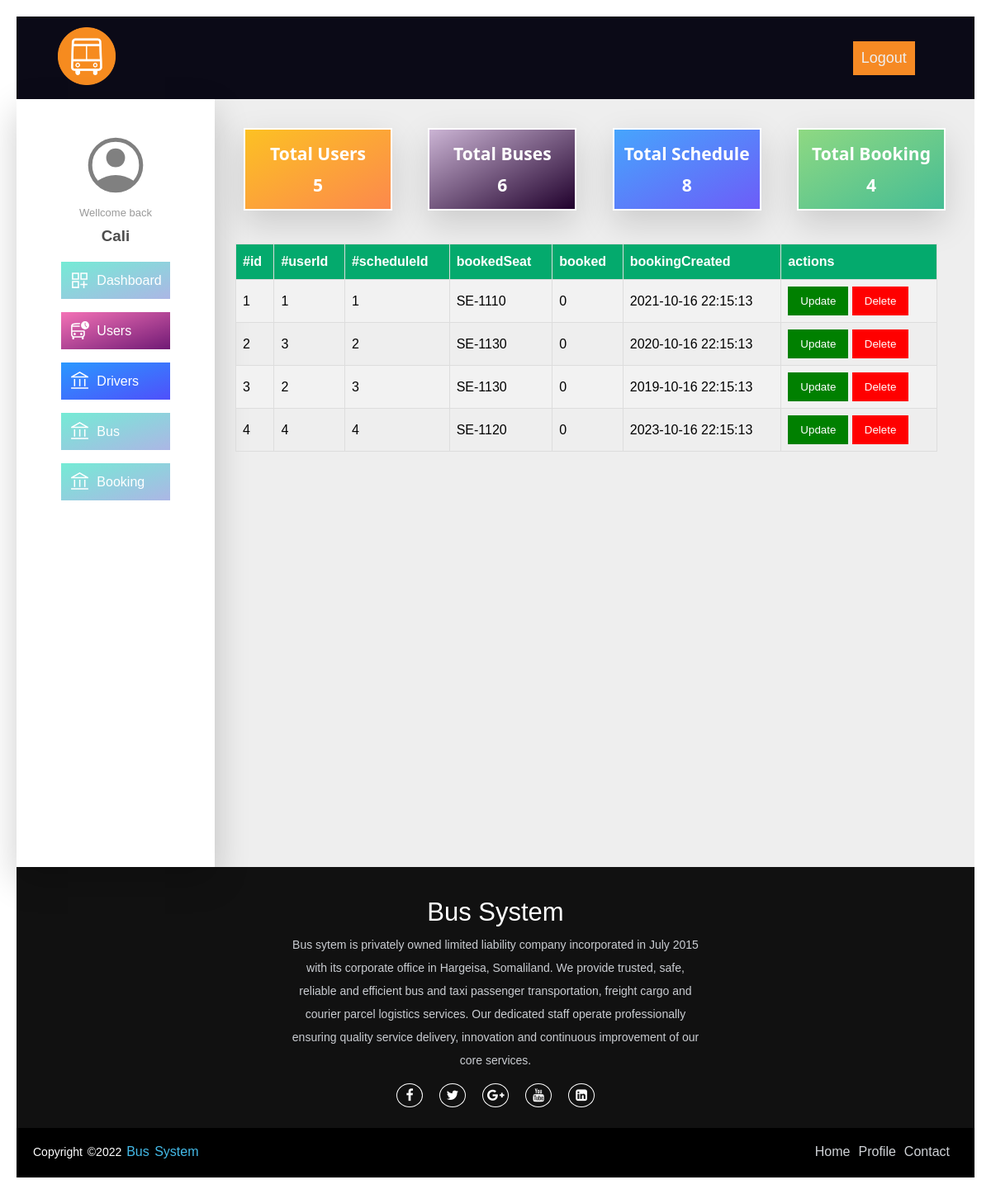
Page /view/admin/booking.php (signed in) on the earlier database version.
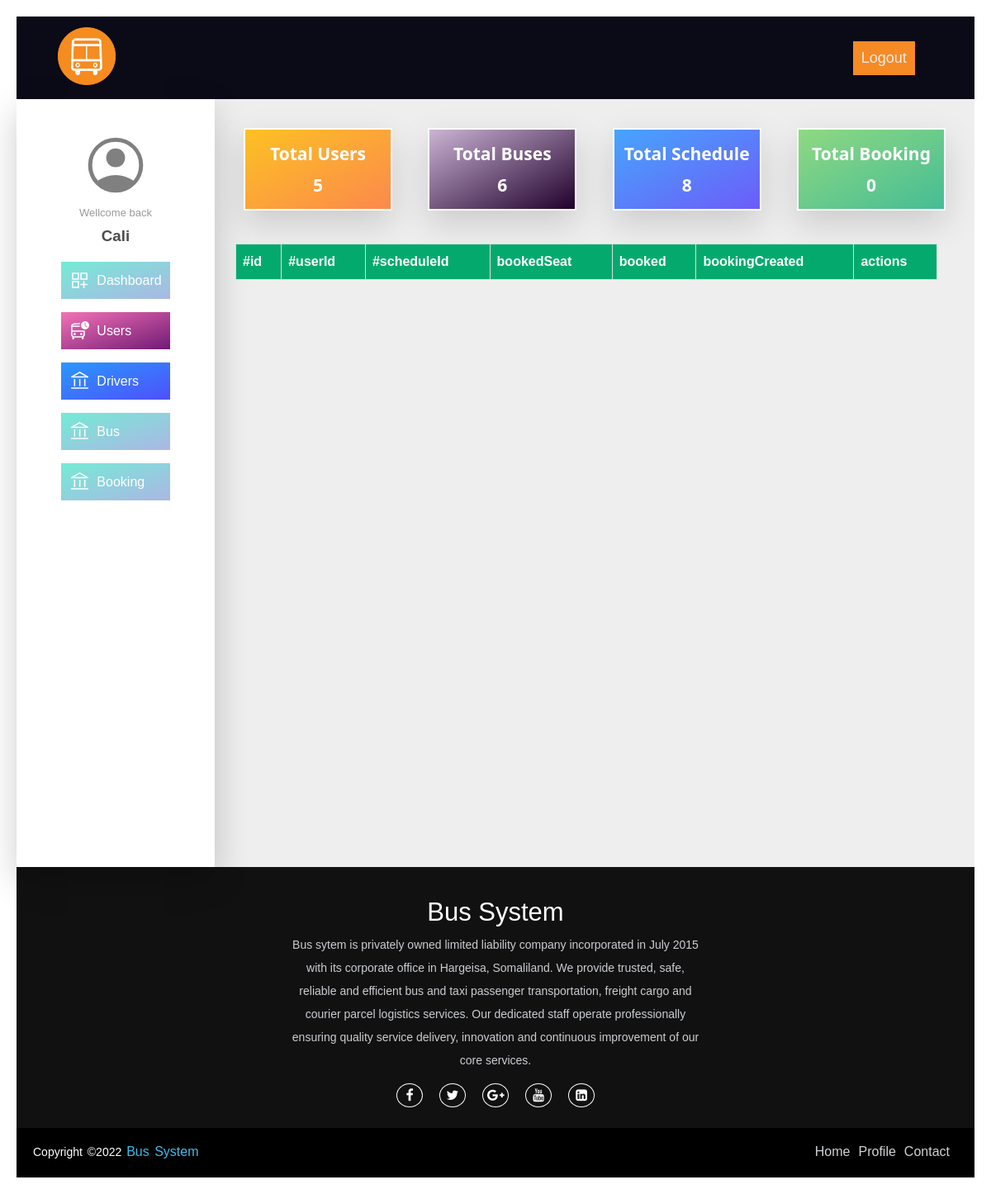
Same page on the later database version.
### tables this page shows
CREATE TABLE `users` (
  `id` int NOT NULL primary key auto_increment,
  `firstname` varchar(255) NOT NULL,
  `lastname` varchar(255) NOT NULL,
  `email` varchar(255) NOT NULL,
   `password` varchar(255) NOT NULL,
   `phone` int NOT NULL,
  `imageUrl` varchar(255) NULL,

  `role` varchar(20) NOT NULL
);

CREATE TABLE `bookings` (
  `id` int NOT NULL  primary key auto_increment ,
  `userId` int NOT NULL,
  `scheduleId` int NOT NULL,
  `bookedSeat` varchar(100) NOT NULL,
   `booked` boolean default(0),
  `bookingCreated` datetime DEFAULT CURRENT_TIMESTAMP,
  
  FOREIGN KEY (`scheduleId`) REFERENCES schedule(`id`) ON DELETE CASCADE ON UPDATE CASCADE,
  FOREIGN KEY (`userId`) REFERENCES users(`id`) ON DELETE CASCADE ON UPDATE CASCADE
);

### include/autoloader.inc.php (called while the page is built, shortened)
<?php
function myAutoLoader($className)
{
    $baseDir = substr(__DIR__, 0, -7);
    $extension = ".php";
    $classPath = str_replace('\\', DIRECTORY_SEPARATOR, $className);
    $directories = ["models", "controllers", "view", "include"];
    foreach ($directories as $directory) {
        $path = $baseDir . $directory . DIRECTORY_SEPARATOR . $classPath . $extension;
        if (file_exists($path)) {
            return;
        }
    }
}

### models/userModel.php (called while the page is built, shortened)
<?php
class userModel extends Database
{
    public static function findById($id)
    {
        $query = "SELECT * FROM users WHERE id = ?";
        $stm = parent::$connection->prepare($query);
        $stm->execute([$id]);
        $reselt = $stm->get_result();
        $user = [];
        while ($row = $reselt->fetch_assoc()) {
            $user[] = $row;
        }
        return $user;
    }
     public static function findTotal()
    {
        $query = "SELECT COUNT(id) FROM users";
        $stm = self::$connection->query($query);
        return $stm->fetch_column();
    }
}

### controllers/userController.php (called while the page is built, shortened)
<?php
class UserController extends UserModel
{
    public static function getUserById($id)
    {
        $user = self::findById($id);
        return $user;
    }
    public static function getToCountUser()
    {
        return self::findTotal();
    }
}

### models/busModel.php (called while the page is built, shortened)
<?php
class BusModel extends Database
{
    public static function findTotal()
    {
        $query = "SELECT COUNT(id) FROM bus";
        $stm = self::$connection->query($query);
        return $stm->fetch_column();
    }
}

### controllers/busController.php (called while the page is built, shortened)
<?php
class BusController extends BusModel
{
    public static function getToCountBus()
    {
        return self::findTotal();
    }
}

### models/scheduleModel.php (called while the page is built, shortened)
<?php
class ScheduleModel extends Database
{
    public static function findTotal()
    {
        $query = "SELECT COUNT(id) FROM schedule";
        $stm = self::$connection->query($query);
        return $stm->fetch_column();
    }
}

### controllers/scheduleController.php (called while the page is built, shortened)
<?php
class ScheduleController extends ScheduleModel
{
    public static function getToCountSchedule()
    {
        return self::findTotal();
    }
}

### models/bookModel.php (called while the page is built, shortened)
<?php
class BookModel extends Database
{
    public static function findAll()
    {
        $query = "SELECT * FROM bookings";
        $stm = parent::$connection->query($query);
        $drivers = [];
        while ($row = $stm->fetch_assoc()) {
            $drivers[] = $row;
        }
        return $drivers;
    }
    public static function findTotal()
    {
        $query = "SELECT COUNT(id) FROM bookings";
        $stm = self::$connection->query($query);
        return $stm->fetch_column();
    }
}

### controllers/bookController.php (called while the page is built, shortened)
<?php
class BookController extends BookModel
{
    public static function getAllBooking()
    {
        return self::findAll();
    }
    public static function getToCountBooking()
    {
        return self::findTotal();
    }
}

### view/admin/booking.php (the view, shortened to what this page needs)
<!DOCTYPE html>
<html lang="en">
  <head>
     <link rel="stylesheet" href="../css/home.css?v=<?php echo time(); ?>" />
    <link rel="stylesheet" href="../css/header.css?v=<?php echo time(); ?>" />
    <link rel="stylesheet" href="../css/card.css" />
    <link rel="stylesheet" href="../css/button.css" />
    <link rel="stylesheet" href="../css/footer.css" />
    <link rel="stylesheet" href="../css/ticket.css" />
    <link rel="stylesheet" href="../css/cleintdashboard.css?v=<?php echo time(); ?>" />
    <link rel="stylesheet" href="../css/index.css?v=<?php echo time(); ?>" />
    <link rel="stylesheet" href="../css/alertmsg.css?v=<?php echo time(); ?>" />
    <link rel="stylesheet" href="../css/table.css?v=<?php echo time(); ?>" />
   <link
      rel="stylesheet"
      href="https://cdnjs.cloudflare.com/ajax/libs/font-awesome/4.7.0/css/font-awesome.min.css"
    />
  </head>
  <?php
include "../../include/autoloader.inc.php";
$user = UserController::getUserById($_SESSION['MEMBER_ID']);
$username = $user[0]["firstname"];
$userImage = $user[0]["imageUrl"];
$usercount = UserController::getToCountUser();
$buscount = BusController::getToCountBus();
$bookcount = BookController::getToCountBooking();
$schedulecount = ScheduleController::getToCountSchedule();
?>
  <body>
<?php include "../include/adminHeader.php"?>
    <section class="dashboard">
        <div class="dashboard__sidebar " >
<div>
        <div class="dashboard__profile">
          <div class="dashboard__profile__image">
<?php
echo '<img src="../uploads/' . $userImage . '" alt="profile" />';
?>
          </div>
          <p>Wellcome back</p>
            <h3><?php echo $username; ?></h3>
        </div>
      <div class="dashboard__menu">
          <ul>
            <li class="active">
              <a href="./dashboard.php" >
                <img src="../image/dashboard-icon.svg" alt="dashboard" /> dashboard</a
              >
            </li>
            <li>
              <a href="./users.php">
                <img src="../image/myticket.svg" alt="myticket" /> Users</a
              >
            </li>
            <li>
              <a href="./drivers.php">
                <img src="../image/account.svg" alt="accountbank" />
                Drivers</a
              >
            </li>
            <li>
              <a href="./buses.php">
                <img src="../image/account.svg" alt="accountbank" />
                Bus</a
              >
            </li>
            <li>
              <a href="./booking.php">
                <img src="../image/account.svg" alt="accountbank" />
                Booking</a
              >
            </li>
          </ul>
        </div>
</div>
      </div>
      <div class="dashboard__content" >
      <div class="dashboard__summary">
            <div class="dashboard__summary__box">
                <h1>total users</h1>
                <h1><?php echo $usercount ?></h1>
            </div>
            <div class="dashboard__summary__box">
                <h1>total buses</h1>
                <h1><?php echo $buscount; ?></h1>
            </div>
            <div class="dashboard__summary__box">
                <h1>total schedule</h1>
                 <h1><?php echo $schedulecount ?></h1>
            </div>
            <div class="dashboard__summary__box">
                <h1>total Booking</h1>
                <h1><?php echo $bookcount ?></h1>
            </div>
        </div>
      <div class="information">
        <table id="users">
         <tr>
           <th>#id</th>
           <th>#userId</th>
           <th>#scheduleId</th>
           <th>bookedSeat</th>
           <th>booked</th>
           <th>bookingCreated</th>
           <th>actions</th>
        </tr>
<?php
$booking = BookController::getAllBooking();
foreach ($booking as $data) {
    $id = $data["id"];
    $userId = $data["userId"];
    $scheduleId = $data["scheduleId"];
    $bookedSeat = $data["bookedSeat"];
    $booked = $data["booked"];
    $bookingCreated = $data["bookingCreated"];
    ?>
            <tr data-id="<?php echo $id ?>">
            <td><?php echo $id; ?></td>
            <td><?php echo $userId; ?></td>
            <td><?php echo $scheduleId; ?></td>
            <td><?php echo $bookedSeat; ?></td>
            <td><?php echo $booked; ?></td>
            <td><?php echo $bookingCreated; ?></td>
            <td>
                <button type="submit" class="editeBtn" name="update">Update</button>
                <button type="submit" name="deleteBtn" class="deleteBtn">Delete</button>
            </td>
            </tr>
            <?php
}
?>
      </table>
      </div>
    </section>
    <?php include "../include/footer.php" ?>
  </body>
</html>

### view/include/adminHeader.php (shortened to what this page needs)
<header class="header">
    <div class="header__box">
        <a href="./dashboard.php">
        <img src="../image/logo.png" alt="logo" />
        </a>
    </div>
    <div class="header_action">
            <?php
if (!$userImage) {
    $userImage = "IMG-user.svg";
}
?>
        <a href="../../include/logout.inc.php" class="logout">Logout</a>
    </div>
</header>

### view/include/footer.php
<footer>
   <div class="footer-content">
     <h3>Bus System</h3>
     <p>
       Bus sytem is privately owned limited liability company incorporated in
       July 2015 with its corporate office in Hargeisa, Somaliland. We
       provide trusted, safe, reliable and efficient bus and taxi passenger
       transportation, freight cargo and courier parcel logistics services.
       Our dedicated staff operate professionally ensuring quality service
       delivery, innovation and continuous improvement of our core services.
     </p>
     <ul class="socials">
       <li>
         <a href="#"><i class="fa fa-facebook"></i></a>
       </li>
       <li>
         <a href="#"><i class="fa fa-twitter"></i></a>
       </li>
       <li>
         <a href="#"><i class="fa fa-google-plus"></i></a>
       </li>
       <li>
         <a href="#"><i class="fa fa-youtube"></i></a>
       </li>
       <li>
         <a href="#"><i class="fa fa-linkedin-square"></i></a>
       </li>
     </ul>
   </div>
   <div class="footer-bottom">
     <p>copyright &copy;2022 <a href="#">Bus System</a></p>
     <div class="footer-menu">
       <ul class="f-menu">
         <li><a href="">Home</a></li>
         <li><a href="">Profile</a></li>
         <li><a href="">Contact</a></li>
       </ul>
     </div>
   </div>
 </footer>

### view/css/home.css (style rules this page uses)
:root { ---color-primary: #55c57a; ---color-primary-light: #80d671; ---color-primary-dark: #28b485; ---color-secondary-light: #ffb900; ---color-secondary-dark: #ff7730; ---color-tertiary-light: #2998ff; ---color-tertiary-dark: #5643fa; ---color-grey-light-1: #f7f7f7; ---color-grey-light-2: #eee; ---color-grey-dark: #777; ---color-grey-dark-2: #999; ---color-grey-dark-3: #333; ---color-white: #fff; ---color-black: #000; ---default-font-size: 1.6rem; }
html { font-size: 62.5%; }
* { margin: 0; padding: 0; box-sizing: border-box; }
body { font-size: var(---default-font-size); padding: 2rem; }
section { background-color: var(---color-grey-light-2); }

### view/css/header.css (style rules this page uses)
:root { ---color-primary: #55c57a; ---color-primary-light: #80d671; ---color-primary-dark: #28b485; ---color-secondary-light: #ffb900; ---color-secondary-dark: #ff7730; ---color-tertiary-light: #2998ff; ---color-tertiary-dark: #5643fa; ---color-grey-light-1: #f7f7f7; ---color-grey-light-2: #eee; ---color-grey-dark: #777; ---color-grey-dark-2: #999; ---color-grey-dark-3: #333; ---color-white: #fff; ---color-black: #000; ---default-font-size: 1.6rem; }
html { font-size: 62.5%; }
* { margin: 0; padding: 0; box-sizing: border-box; }
body { font-size: var(---default-font-size); font-family: Arial, Helvetica, sans-serif; padding: 2rem; }
.header { height: 100px; display: flex; align-items: center; justify-content: space-between; background-color: rgb(11, 10, 23); }
.header__box { width: 7rem; height: 60%; display: flex; align-items: center; }
.header__box img { width: 100%; height: 100%; margin-left: 50px; object-fit: contain; }
.header_action { width: 40%; height: 100px; display: flex; align-items: center; justify-content: space-around; }
.header_action a { background-color: transparent; color: var(---color-grey-light-2); text-decoration: none; font-size: 2rem; text-transform: capitalize; cursor: pointer; padding: 1rem; transition: all 0.3s ease-in; border-radius: 5px; }
.header_action a { transition: all 0.3s ease-in; }
.logout { background: #f68a24 !important; font-size: 18px !important; border-radius: 0 !important; }

### view/css/card.css (style rules this page uses)
:root { ---color-primary: #55c57a; ---color-primary-light: #80d671; ---color-primary-dark: #28b485; ---color-secondary-light: #ffb900; ---color-secondary-dark: #ff7730; ---color-tertiary-light: #2998ff; ---color-tertiary-dark: #5643fa; ---color-grey-light-1: #f7f7f7; ---color-grey-light-2: #eee; ---color-grey-dark: #777; ---color-grey-dark-2: #999; ---color-grey-dark-3: #333; ---color-white: #fff; ---color-black: #000; ---default-font-size: 1.6rem; }

### view/css/footer.css (style rules this page uses)
:root { ---color-primary: #55c57a; ---color-primary-light: #80d671; ---color-primary-dark: #28b485; ---color-secondary-light: #ffb900; ---color-secondary-dark: #ff7730; ---color-tertiary-light: #2998ff; ---color-tertiary-dark: #5643fa; ---color-grey-light-1: #f7f7f7; ---color-grey-light-2: #eee; ---color-grey-dark: #777; ---color-grey-dark-2: #999; ---color-grey-dark-3: #333; ---color-white: #fff; ---color-black: #000; ---default-font-size: 1.6rem; }
footer { background: #111; height: auto; padding-top: 40px; color: #fff; }
.footer-content { display: flex; align-items: center; justify-content: center; flex-direction: column; text-align: center; }
.footer-content h3 { font-size: 3.1rem; font-weight: 500; text-transform: capitalize; line-height: 3rem; }
.footer-content p { max-width: 500px; margin: 10px auto; line-height: 28px; font-size: 14px; color: #cacdd2; }
.socials { list-style: none; display: flex; align-items: center; justify-content: center; margin: 1rem 0 3rem 0; }
.socials li { margin: 0 10px; }
.socials a { text-decoration: none; color: #fff; border: 1.1px solid white; padding: 5px; border-radius: 50%; }
.socials a i { font-size: 1.6rem; width: 20px; transition: color 0.4s ease; }
.footer-bottom { background: #000; padding: 20px; padding-bottom: 40px; text-align: center; }
.footer-bottom p { float: left; font-size: 14px; word-spacing: 2px; text-transform: capitalize; }
.footer-bottom p a { color: #44bae8; font-size: 16px; text-decoration: none; }
.footer-menu { float: right; }
.footer-menu ul { display: flex; }
.footer-menu ul li { padding-right: 10px; display: block; }
.footer-menu ul li a { color: #cfd2d6; text-decoration: none; }

Differences in the rows shown:
removed bookings: id "1", userId "1", scheduleId "1", bookedSeat "SE-1110", booked "0", bookingCreated "2021-10-16 22:15:13"
removed bookings: id "2", userId "3", scheduleId "2", bookedSeat "SE-1130", booked "0", bookingCreated "2020-10-16 22:15:13"
removed bookings: id "3", userId "2", scheduleId "3", bookedSeat "SE-1130", booked "0", bookingCreated "2019-10-16 22:15:13"
removed bookings: id "4", userId "4", scheduleId "4", bookedSeat "SE-1120", booked "0", bookingCreated "2023-10-16 22:15:13"
Other differences:
$bookcount: "4" → "0"
